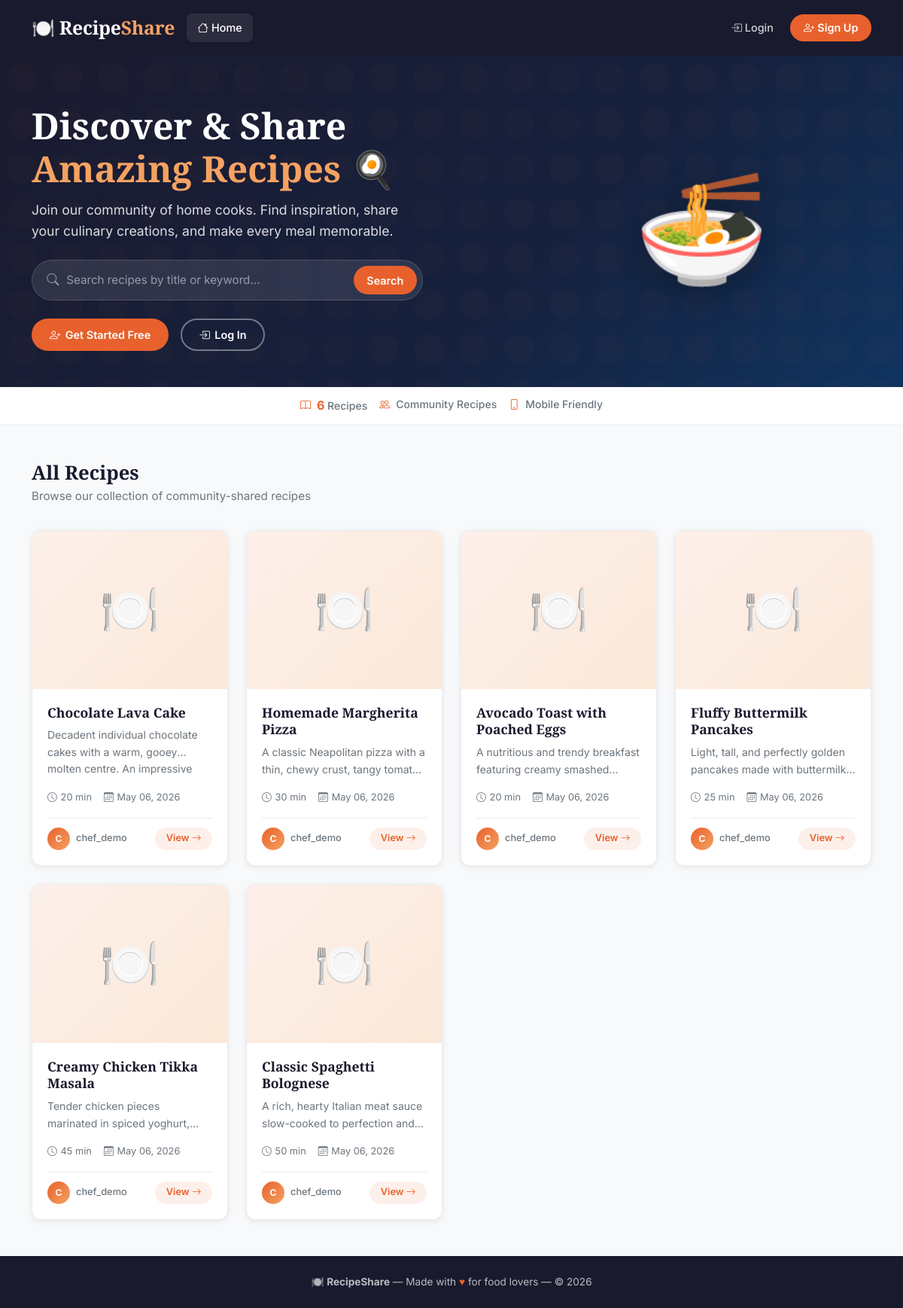
The page / on the database its author committed.
### recipes/models.py (models this page shows, shortened)
class Recipe(models.Model):
    title = models.CharField(max_length=200)
    description = models.TextField(max_length=500)
    ingredients = models.TextField(help_text="List each ingredient on a new line")
    instructions = models.TextField(help_text="Step-by-step cooking instructions")
    cooking_time = models.PositiveIntegerField(help_text="Cooking time in minutes")
    image = models.ImageField(upload_to='recipe_images/', blank=True, null=True)
    author = models.ForeignKey(User, on_delete=models.CASCADE, related_name='recipes')
    created_at = models.DateTimeField(auto_now_add=True)
    updated_at = models.DateTimeField(auto_now=True)
    class Meta:
        ordering = ['-created_at']
    def get_absolute_url(self):
        return reverse('recipe-detail', kwargs={'pk': self.pk})

### recipes/views.py (the view)
# urls.py: path('', views.home, name='home'),
def home(request):
    query = request.GET.get('q', '').strip()
    recipes = Recipe.objects.select_related('author').all()
    if query:
        recipes = recipes.filter(
            Q(title__icontains=query) | Q(description__icontains=query)
        )
    context = {
        'recipes': recipes,
        'query': query,
        'total_count': Recipe.objects.count(),
    }
    return render(request, 'recipes/home.html', context)

### templates/recipes/home.html (shortened to what this page needs)
{% extends 'base.html' %}
{% load static %}
{% block content %}
<section class="hero">
  <div class="container hero-content">
    <div class="row align-items-center gy-4">
      <div class="col-lg-7">
        <h1>Discover & Share<br><span>Amazing Recipes</span> 🍳</h1>
        <p class="mb-4">Join our community of home cooks. Find inspiration, share your culinary creations, and make every meal memorable.</p>
        <form method="GET" action="{% url 'home' %}" id="search-form">
          <div class="search-bar">
            <i class="bi bi-search me-2" style="color:rgba(255,255,255,.5);"></i>
            <input
              type="text"
              name="q"
              id="search-input"
              value="{{ query }}"
              placeholder="Search recipes by title or keyword..."
              autocomplete="off"
            />
            <button type="submit">Search</button>
          </div>
        </form>
        {% if not user.is_authenticated %}
        <div class="mt-4 d-flex gap-3 flex-wrap">
          <a href="{% url 'register' %}" class="btn-primary-custom">
            <i class="bi bi-person-plus"></i> Get Started Free
          </a>
          <a href="{% url 'login' %}" class="btn-outline-custom" style="border-color:rgba(255,255,255,.4);color:#fff;">
            <i class="bi bi-box-arrow-in-right"></i> Log In
          </a>
        </div>
        {% else %}
        <div class="mt-4">
          <a href="{% url 'recipe-create' %}" class="btn-primary-custom">
            <i class="bi bi-plus-circle"></i> Share a Recipe
          </a>
        </div>
        {% endif %}
      </div>
      <div class="col-lg-5 text-center d-none d-lg-block">
        <div style="font-size:9rem;line-height:1;filter:drop-shadow(0 8px 20px rgba(0,0,0,.3));">🍜</div>
      </div>
    </div>
  </div>
</section>
<div class="stats-bar">
  <div class="container">
    <div class="row g-3 justify-content-center text-center text-md-start">
      <div class="col-6 col-md-auto">
        <div class="stat-item justify-content-center justify-content-md-start">
          <i class="bi bi-book text-primary-custom"></i>
          <span><strong>{{ total_count }}</strong> Recipes</span>
        </div>
      </div>
      <div class="col-6 col-md-auto">
        <div class="stat-item justify-content-center justify-content-md-start">
          <i class="bi bi-people text-primary-custom"></i>
          <span>Community Recipes</span>
        </div>
      </div>
      <div class="col-6 col-md-auto">
        <div class="stat-item justify-content-center justify-content-md-start">
          <i class="bi bi-phone text-primary-custom"></i>
          <span>Mobile Friendly</span>
        </div>
      </div>
    </div>
  </div>
</div>
<section class="section-py">
  <div class="container">
    {% if query %}
    <div class="mb-4">
      <h2 class="section-title">
        Search Results for "<span class="text-primary-custom">{{ query }}</span>"
      </h2>
      <p class="section-subtitle">
        {% if recipes %}
          Found {{ recipes|length }} recipe{{ recipes|length|pluralize }}
        {% else %}
          No recipes matched your search.
        {% endif %}
        &mdash; <a href="{% url 'home' %}">Clear search</a>
      </p>
    </div>
    {% else %}
    <div class="mb-4">
      <h2 class="section-title">All Recipes</h2>
      <p class="section-subtitle">Browse our collection of community-shared recipes</p>
    </div>
    {% endif %}
    {% if recipes %}
    <div class="row row-cols-1 row-cols-sm-2 row-cols-md-3 row-cols-xl-4 g-4">
      {% for recipe in recipes %}
      <div class="col">
        <div class="recipe-card">
          <div class="recipe-card-img-wrap">
            {% if recipe.image %}
              <img src="{{ recipe.image.url }}" alt="{{ recipe.title }}" loading="lazy" />
            {% else %}
              <div class="recipe-no-image">🍽️</div>
            {% endif %}
          </div>
          <div class="recipe-card-body">
            <h3 class="recipe-card-title">{{ recipe.title }}</h3>
            <p class="recipe-card-desc">{{ recipe.description }}</p>
            <div class="recipe-meta">
              <span>
                <i class="bi bi-clock"></i>
                {{ recipe.cooking_time }} min
              </span>
              <span>
                <i class="bi bi-calendar3"></i>
                {{ recipe.created_at|date:"M d, Y" }}
              </span>
            </div>
            <div class="recipe-card-footer">
              <div class="d-flex align-items-center gap-2">
                <div class="author-avatar">{{ recipe.author.username|first|upper }}</div>
                <span class="author-name">{{ recipe.author.username }}</span>
              </div>
              <a href="{{ recipe.get_absolute_url }}" class="btn-card-view">
                View <i class="bi bi-arrow-right"></i>
              </a>
            </div>
          </div>
        </div>
      </div>
      {% endfor %}
    </div>
    {% endif %}
  </div>
</section>
{% endblock %}

### templates/base.html (shortened to what this page needs)
{% load static %}
<!DOCTYPE html>
<html lang="en">
<head>
  <link href="https://cdn.jsdelivr.net/npm/bootstrap@5.3.2/dist/css/bootstrap.min.css" rel="stylesheet" />
  <link href="https://cdn.jsdelivr.net/npm/bootstrap-icons@1.11.3/font/bootstrap-icons.css" rel="stylesheet" />
  <link rel="stylesheet" href="{% static 'css/style.css' %}" />
</head>
<body>
  <nav class="navbar navbar-expand-lg navbar-dark">
    <div class="container">
      <a class="navbar-brand" href="{% url 'home' %}">
        🍽️ Recipe<span>Share</span>
      </a>
      <div class="collapse navbar-collapse" id="navMenu">
        <ul class="navbar-nav me-auto mb-2 mb-lg-0">
          <li class="nav-item">
            <a class="nav-link" href="{% url 'home' %}">
              <i class="bi bi-house me-1"></i>Home
            </a>
          </li>
        </ul>
        <ul class="navbar-nav align-items-center gap-2">
          {% if user.is_authenticated %}
            <li class="nav-item">
              <a class="nav-link btn-nav-cta" href="{% url 'recipe-create' %}">
                <i class="bi bi-plus-circle me-1"></i>Add Recipe
              </a>
            </li>
            <li class="nav-item dropdown">
              <a class="nav-link dropdown-toggle d-flex align-items-center gap-2" href="#" data-bs-toggle="dropdown" id="userDropdown">
                <div class="author-avatar" style="width:28px;height:28px;font-size:.7rem;">
                  {{ user.username|first|upper }}
                </div>
                {{ user.username }}
              </a>
              <ul class="dropdown-menu dropdown-menu-end" aria-labelledby="userDropdown">
                <li>
                  <a class="dropdown-item" href="{% url 'my-recipes' %}">
                    <i class="bi bi-person me-2"></i>My Recipes
                  </a>
                </li>
                <li><hr class="dropdown-divider"></li>
                <li>
                  <form method="post" action="{% url 'logout' %}">
                    {% csrf_token %}
                    <button type="submit" class="dropdown-item text-danger">
                      <i class="bi bi-box-arrow-right me-2"></i>Logout
                    </button>
                  </form>
                </li>
              </ul>
            </li>
          {% else %}
            <li class="nav-item">
              <a class="nav-link" href="{% url 'login' %}">
                <i class="bi bi-box-arrow-in-right me-1"></i>Login
              </a>
            </li>
            <li class="nav-item">
              <a class="nav-link btn-nav-cta" href="{% url 'register' %}">
                <i class="bi bi-person-plus me-1"></i>Sign Up
              </a>
            </li>
          {% endif %}
        </ul>
      </div>
    </div>
  </nav>
  <main>
    {% block content %}{% endblock %}
  </main>
  <footer>
    <div class="container">
      <p class="mb-0">
        🍽️ <strong>RecipeShare</strong> &mdash; Made with <span>♥</span> for food lovers &mdash;
        &copy; {% now "Y" %}
      </p>
    </div>
  </footer>
</body>
</html>

### rows shown on the page
Recipe: title "Chocolate Lava Cake", description "Decadent individual chocolate cakes with a warm, gooey molten centre. An…", cooking_time "20", created_at "May 06, 2026", author.username|first "C", author.username "chef_demo"
Recipe: title "Homemade Margherita Pizza", description "A classic Neapolitan pizza with a thin, chewy crust, tangy…", cooking_time "30", created_at "May 06, 2026", author.username|first "C", author.username "chef_demo"
Recipe: title "Avocado Toast with Poached Eggs", description "A nutritious and trendy breakfast featuring creamy…", cooking_time "20", created_at "May 06, 2026", author.username|first "C", author.username "chef_demo"
Recipe: title "Fluffy Buttermilk Pancakes", description "Light, tall, and perfectly golden pancakes made with…", cooking_time "25", created_at "May 06, 2026", author.username|first "C", author.username "chef_demo"
Recipe: title "Creamy Chicken Tikka Masala", description "Tender chicken pieces marinated in spiced…", cooking_time "45", created_at "May 06, 2026", author.username|first "C", author.username "chef_demo"
Recipe: title "Classic Spaghetti Bolognese", description "A rich, hearty Italian meat sauce slow-cooked to perfection…", cooking_time "50", created_at "May 06, 2026", author.username|first "C", author.username "chef_demo"

### other values the page prints
{{ total_count }} "6"
